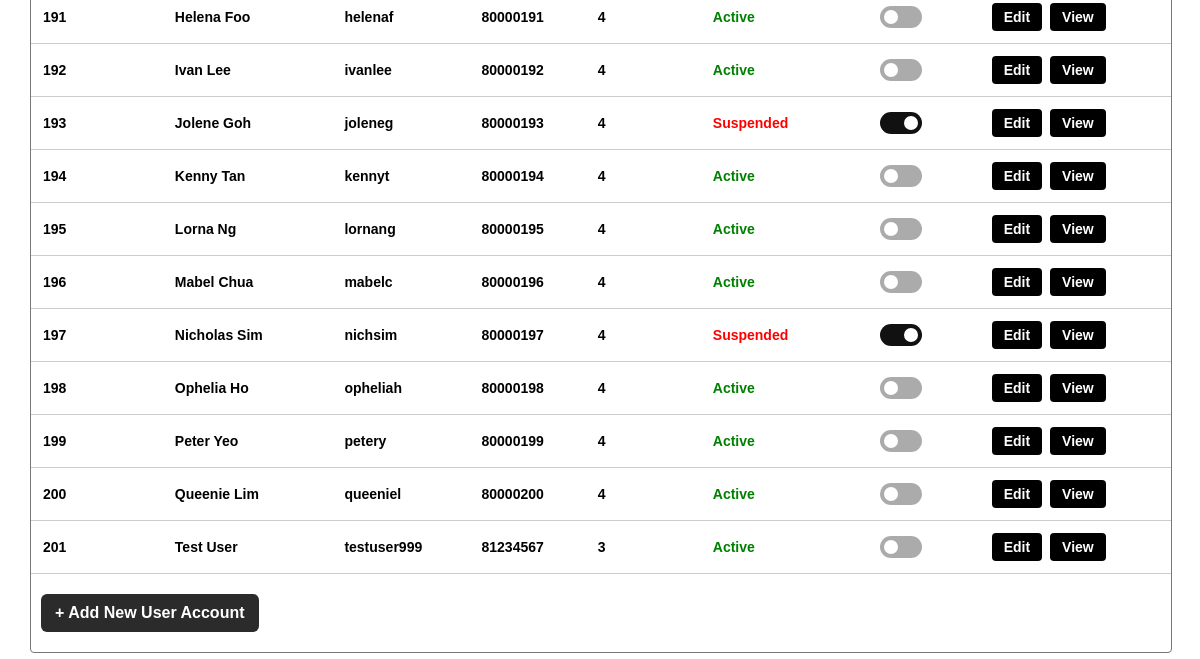
The app's page /accounts (signed in, lower part), older data.
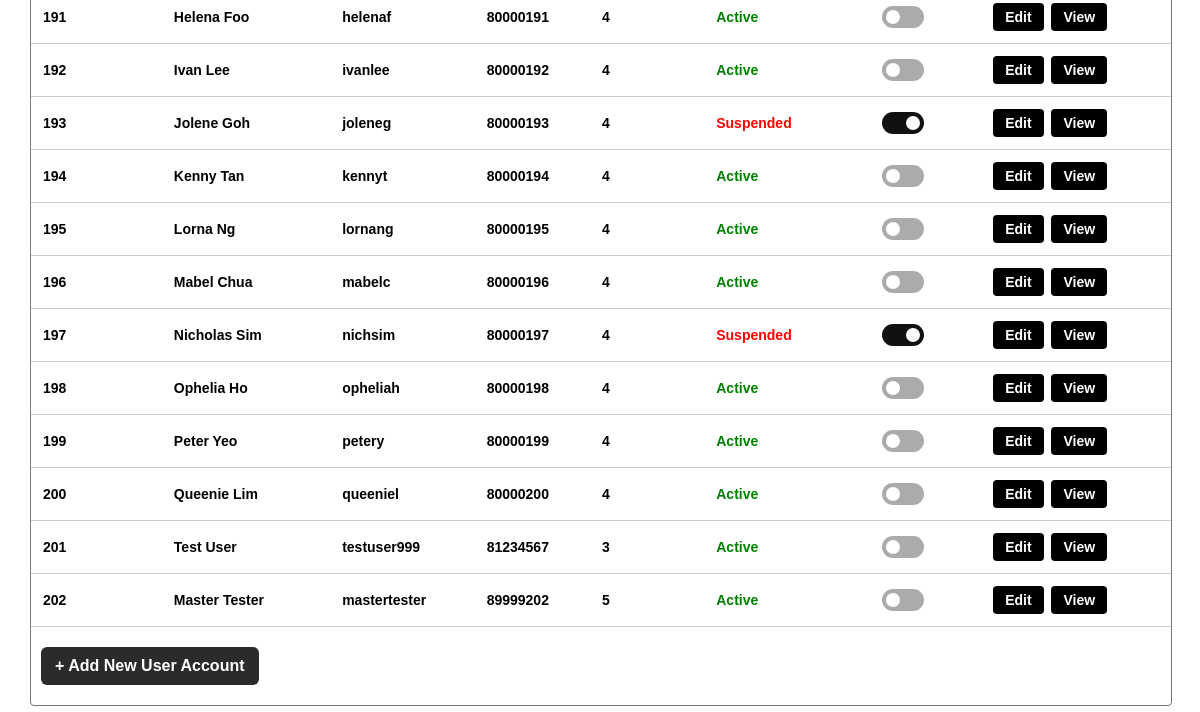
The same page, newer data.
### tables this page shows
CREATE TABLE user_account(
    account_id INTEGER PRIMARY KEY ,
    full_name TEXT NOT NULL,
    username TEXT NOT NULL UNIQUE,
    password TEXT NOT NULL,
    DOB DATE,
    address TEXT,
    contact_num TEXT NOT NULL,
    profile_id INTEGER NOT NULL,
    account_status TEXT NOT NULL check(account_status in ('ACTIVE', 'SUSPENDED', 'EXPIRED')), account_created_date TEXT,
    FOREIGN KEY (profile_id) REFERENCES user_profile(profile_id)

);

### boundary/user_account_routes.py (the view)
@user_account_bp.route('/accounts')
@roles_required(USER_ADMIN)
def list_accounts():
    search_term = request.args.get("search", "")
    if "search" in request.args:
        if search_term.strip():
            controller = search_user_account_controller()
            accounts = controller.searchAccounts(search_term)
        else:
            flash("Account search term is required.", "error")
            controller = view_user_account_controller()
            accounts = controller.viewUserAccount()
    else:
        controller = view_user_account_controller()
        accounts = controller.viewUserAccount()
    return render_template(
        "accounts/list_accounts.html",
        accounts = accounts,
        search_term = search_term
    )

### boundary/access_control.py (called while the page is built)
def roles_required(*allowed_profile_ids):
    def decorator(view_function):
        @wraps(view_function)
        def wrapped_view(*args, **kwargs):
            if not session.get("account_id"):
                flash("Please log in to continue.", "error")
                return redirect(url_for("auth.login"))
            profile_id = session.get("profile_id")
            if profile_id == MASTER_TESTER:
                return view_function(*args, **kwargs)
            if profile_id not in allowed_profile_ids:
                flash("You do not have permission to access this page.", "error")
                return redirect(url_for("home"))
            return view_function(*args, **kwargs)
        return wrapped_view
    return decorator

### control/view_user_account_controller.py (called while the page is built)
    def viewUserAccount(self) -> List["UserAccount"]:
        return UserAccount.getAllAccounts()

### db.py (called while the page is built)
def get_connection():
    connection = sqlite3.connect(DB_PATH) #open database
    connection.row_factory = sqlite3.Row #Enable access to columns using name
    connection.execute("PRAGMA foreign_keys = ON") #enforce foreign keys
    return connection

### templates/accounts/list_accounts.html (shortened to what this page needs)
<!DOCTYPE html>
<html>
<head>
</head>
<body>
    <div class="main">
        <div class="table-box">
            <table>
                <tbody>
                    {% if accounts %}
                        {% for account in accounts %}
                            <tr>
                                <td>{{ account.accountId }}</td>
                                <td>{{ account.fullName }}</td>
                                <td>{{ account.userName }}</td>
                                <td>{{ account.contact_number }}</td>
                                <td>{{ account.profileId }}</td>
                                <td>
                                    {% if account.accountStatus == "ACTIVE" %}
                                        <span class="status-text status-active">Active</span>
                                    {% elif account.accountStatus == "SUSPENDED" %}
                                        <span class="status-text status-deactivated">Suspended</span>
                                    {% else %}
                                        <span class="status-text status-expired">{{ account.accountStatus.title() }}</span>
                                    {% endif %}
                                </td>
                                <td>
                                    {% if account.accountStatus == "ACTIVE" %}
                                        <button
                                            class="suspend-toggle is-active"
                                            type="button"
                                            aria-label="Suspend {{ account.fullName }}"
                                            onclick='openSuspendAccountModal({{ account.accountId|tojson }}, {{ account.fullName|tojson }})'
                                        ></button>
                                    {% elif account.accountStatus == "SUSPENDED" %}
                                        <button
                                            class="suspend-toggle is-suspended"
                                            type="button"
                                            aria-label="{{ account.fullName }} is currently suspended"
                                            disabled
                                        ></button>
                                    {% endif %}
                                </td>
                                <td>
                                    <a class="action-btn" href="{{ url_for('user_account.update_accounts') }}">Edit</a>
                                    <a class="action-btn" href="{{ url_for('user_account.view_accounts') }}">View</a>
                                </td>
                            </tr>
                        {% endfor %}
                    {% elif accounts == 0 %}
                        <tr>
                            <td class="empty-row" colspan="8">Search user accounts by name, username, contact number, or status.</td>
                        </tr>
                    {% else %}
                        <tr>
                            <td class="empty-row" colspan="8">No user accounts found.</td>
                        </tr>
                    {% endif %}
                </tbody>
            </table>
            <a class="add-btn" href="{{ url_for('user_account.create_accounts') }}">+ Add New User Account</a>
        </div>
    </div>
</body>
</html>

Row changes from the older to the newer data that the page shows:
added user_account: accountId "202", fullName "Master Tester", userName "mastertester", contact_number "89999202", profileId "5", account_status "Active"
